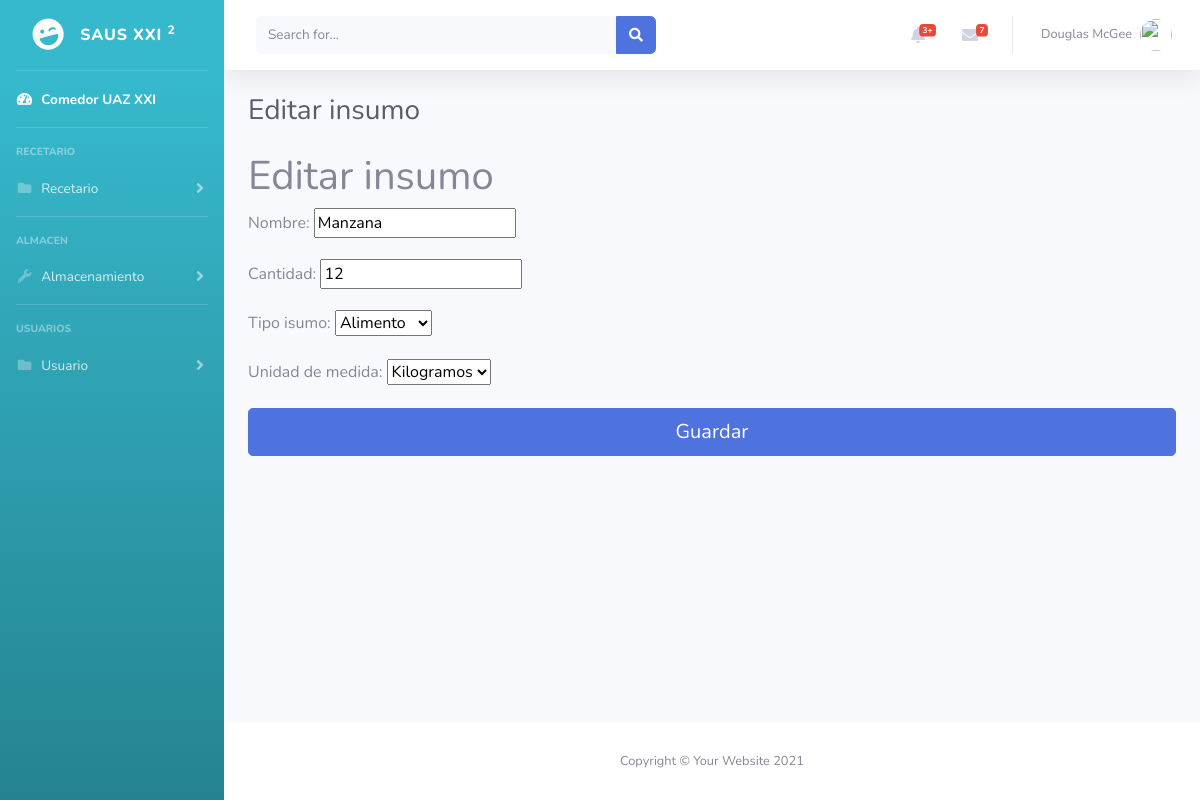
The page /almacen/editar/2 (signed in) on the database its author committed.
### almacen/models.py (models this page shows, shortened)
class Insumo(models.Model):
    nombre = models.CharField(max_length=100)
    stock = models.SmallIntegerField("Cantidad")
    tipo_isumo = models.CharField(max_length=1, choices=TIPO_INSUMO)
    unidad_de_medida = models.CharField(max_length=2, choices=UNIDADES_DE_MEDIDA)

### almacen/views.py (the view)
# urls.py: path('editar/<int:pk>', views.EditarInsumo.as_view(), name='editar_insumo'),
class EditarInsumo(LoginRequiredMixin, UpdateView):
    model = Insumo
    form_class = FormInsumoEditar
    extra_context = {'accion': 'Editar'}
    success_url = reverse_lazy('lista_insumos')

### almacen/forms.py
class FormInsumoEditar(FormInsumo):
    class Meta:
        exclude = ['id']
        model = Insumo

### almacen/templates/almacen/insumo_form.html (shortened to what this page needs)
{% extends 'base.html' %}
{% block titulo %}
    {{accion}} insumo
{% endblock titulo %}
{% block contenido %}
    <h1>{{accion}} insumo</h1>
    <form method="post">
        {{form.as_p}}
        <button class="btn btn-block btn-primary btn-lg font-weight-medium auth-form-btn" type="submit">
            {% if accion == 'Nueva' %}
                Agregar
            {% else %}
                Guardar
            {% endif %}
        </button>
    </form>
{% endblock contenido %}

### rows shown on the page
Insumo: nombre "Manzana", stock "12", tipo_isumo "Alimento", unidad_de_medida "Kilogramos"

### other values the page prints
{{ accion }} "Editar"
